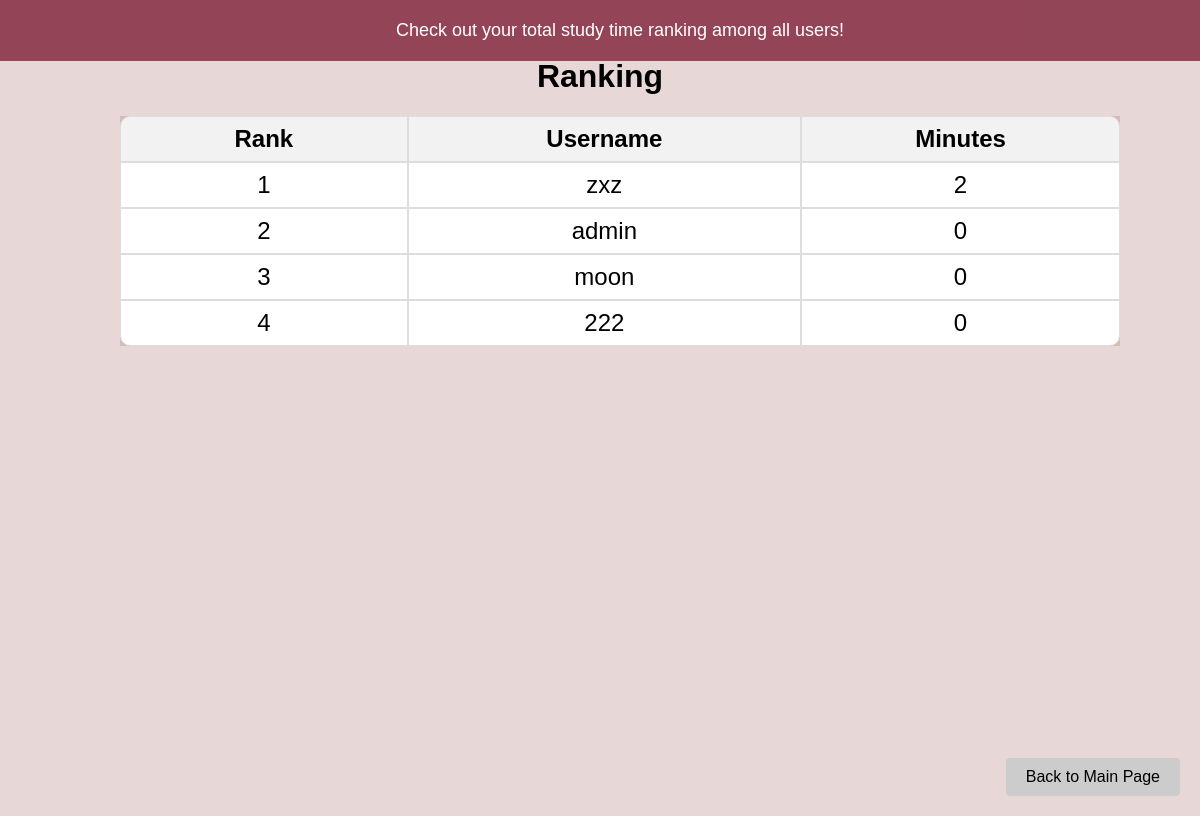
/ranking.php, run on an earlier commit of the app's database.
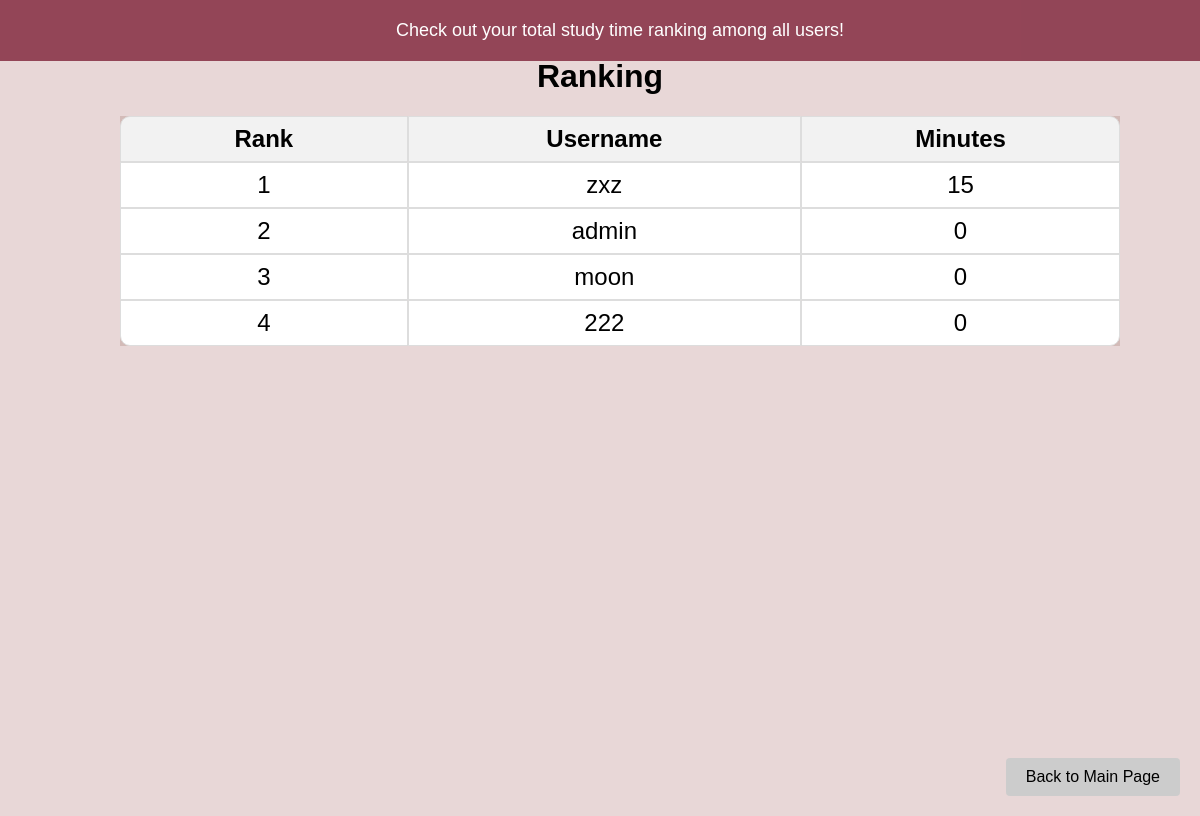
And on a later commit of the database.
### ranking.php (the view, shortened to what this page needs)
<?php
$host = 'localhost';
$dbname = 'mydata';
$username = 'root';
$password = 'A12345678';
$conn = new mysqli($host, $username, $password, $dbname);
$sql = "SELECT username, minutes FROM `login-info` ORDER BY minutes DESC";
$result = $conn->query($sql);
?>
<!DOCTYPE html>
<html lang="en">
<head>
</head>
<body>
<div id="popup">
    Check out your total study time ranking among all users!
</div>
<div class="centered-content">
    <h1 style="margin-top: 0;">Ranking</h1>
    <div class="container scrollable-table">
        <table class="rounded-table">
            <tr>
                <th style="width: 80px">Rank</th>
                <th style="width: 80px">Username</th>
                <th style="width: 80px">Minutes</th>
            </tr>
            <?php if ($result->num_rows > 0): ?>
                <?php $rank = 1; ?>
                <?php while ($row = $result->fetch_assoc()): ?>
                    <tr>
                        <td><?= $rank++ ?></td>
                        <td><?= htmlspecialchars($row['username']) ?></td>
                        <td><?= htmlspecialchars($row['minutes']) ?></td>
                    </tr>
                <?php endwhile; ?>
            <?php else: ?>
                <tr>
                    <td colspan="3">No data found</td>
                </tr>
            <?php endif; ?>
        </table>
    </div>
</div>
<a href="index.php" class="back-button">Back to Main Page</a>
</body>
</html>

### ranking.php (style rules this page uses)
body { font-family: Arial, sans-serif; margin: 20; padding: 0; background-color: #e8d7d7; display: flex; justify-content: center; align-items: flex-start; height: 100vh; }
.centered-content { text-align: center; margin-bottom: 50px; display: flex; flex-direction: column; align-items: center; justify-content: flex-start; padding-top: 50px; }
.scrollable-table { width: 100%; max-height: 400px; overflow-y: auto; margin: auto; }
.rounded-table { width: 1000px; font-size: 24px; border-collapse: separate; border-spacing: 0; background-color: #D3BBB8; margin: auto; }
.container { display: flex; justify-content: center; align-items: center; padding: 0 20px; }
th, td { border: 1px solid #ddd; padding: 8px; text-align: center; background-color: #fff; }
th { background-color: #f2f2f2; }
tr:first-child th:first-child { border-top-left-radius: 10px; }
tr:first-child th:last-child { border-top-right-radius: 10px; }
tr:last-child td:first-child { border-bottom-left-radius: 10px; }
tr:last-child td:last-child { border-bottom-right-radius: 10px; }
.back-button { position: fixed; bottom: 20px; right: 20px; padding: 10px 20px; font-size: 16px; background-color: #ccc; color: #000; text-decoration: none; border-radius: 4px; margin-top: 20px; }
#popup { display: none; position: fixed; top: 0; left: 0; width: 100%; background-color: rgba(125, 33, 55, 0.8); color: #fff; padding: 20px; text-align: center; font-size: 18px; z-index: 9999; opacity: 1; transition: opacity 1ms ease; }

What changed in the data, as far as the page shows it:
changed login-info "zxz": minutes "2" → "15"
